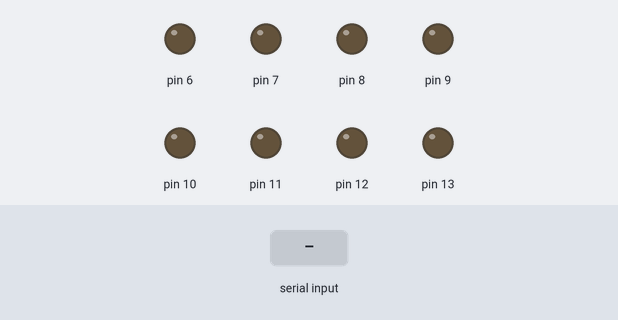
A sketch run on a simulated Arduino Uno, built with avr-gcc and run on an emulated ATmega328P. Shown: output pins drawn as LEDs (lit = HIGH). The inputs (shaded band) are chosen by the test bench. What the sketch prints to the serial monitor is not drawn.

Above: at 1.2 s.
1.3 s: "90,45\n" received over Serial
At 1.8 s:
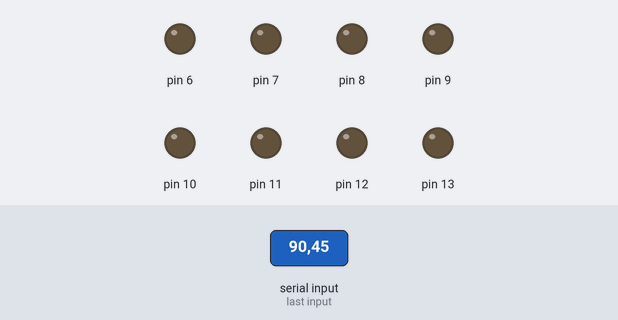
2.8 s: "30,150\n" received over Serial
At 4.0 s:
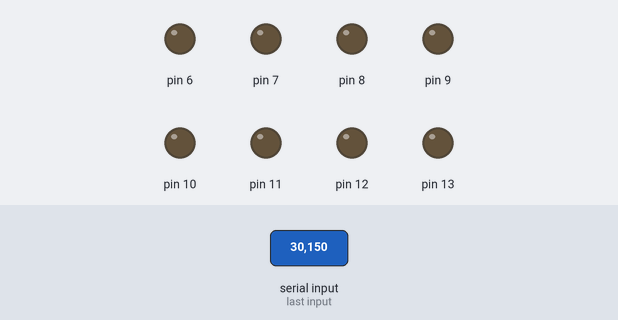
4.3 s: "5\n" received over Serial
At 5.2 s:
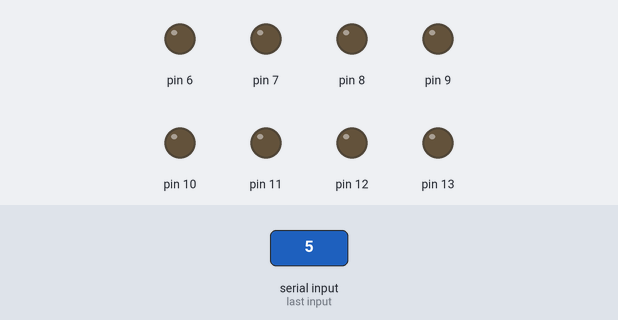
5.8 s: "200\n" received over Serial
At 6.3 s:
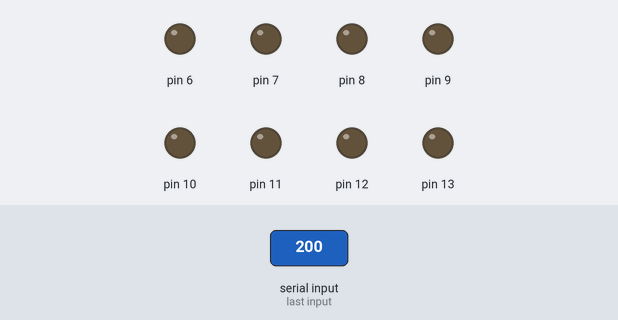
Timing chart, 0 to 8.3 s (numbered marks = the images above; inputs shaded):
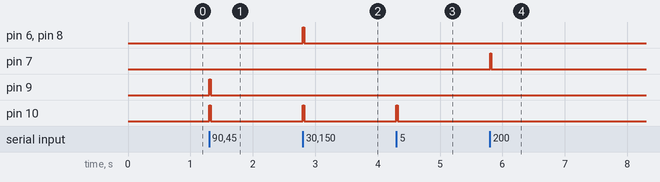

Measured:
- after the input at 1.3 s, pin 9, pin 10: LOW → HIGH at once, → LOW 0.02 s later
- after the input at 2.8 s, pin 6, pin 8, pin 10: LOW → HIGH at once, → LOW 0.02 s later
- after the input at 4.3 s, pin 10: LOW → HIGH at once, → LOW 0.02 s later
- after the input at 5.8 s, pin 7: LOW → HIGH at once, → LOW 0.02 s later

The sketch:

via_serial.ino
```cpp
/*
 * Control drums via serial terminal.
 * Channels are triggered via numbers '1' to '8' (corresponding to channel + 1) and linefeed.
 * Set your terminal to 19200 baud.
 */
//=============================================================================================================

#define  TROMMELBOLD_ID  "Trommelbold-v1.0"   // Device id string

//=============================================================================================================

#include "trommelbold.h"

//=============================================================================================================

Trommelbold drum;

//=============================================================================================================
void setup()
{
    Serial.begin(19200);
    Serial.println("Yabadabadoo!");
}

//=============================================================================================================

void loop() {
    serial_tick();
    drum.tick();
}

//=============================================================================================================

void serial_tick(void)
{
    static char cmd_buffer[20] = {0};   // Buffer for incoming command strings
    static uint8_t tail = 0;     // Next free position in buffer
    while (Serial.available())
    {
        char in = Serial.read();
        if (in != '\r' && in != '\n')  // line termination?
        {
            // Copy new character to input buffer.
            // On input buffer overflows, we just drop further bytes
            if (tail < sizeof(cmd_buffer))
                cmd_buffer[tail++] = in;
        }
        else  // Received termination character. Evaluate received command.
        {
            cmd_buffer[tail] = '\0';
            cmd_buffer[sizeof(cmd_buffer)-1] = '\0';   // just to be sure
            eval_serial_cmd( strlwr(cmd_buffer) );
            tail = 0;  // reset receive buffer
        }
    }
}


void eval_serial_cmd( const char* cmd )
{
    if (!strncmp( cmd, "trommelbold?", 9 ))
    {
        Serial.println("YESSIR!");
    }

    else if (!strncmp( cmd, "id?", 3 ))
    {
        Serial.println(TROMMELBOLD_ID);
    }

    else if (!strncmp( cmd, "mute", 4 )
          || !strncmp( cmd, "mute", 3 ) )
    {
        drum.release_all();
    }

    else  // drum command
    {
        char c;
        while (c = *cmd++)
        {
            if (c >= '1' && c <= '8')  { // plain number --> hit channel
                drum.hit( c - '1' );
            }
            else if (c=='h' || c=='r') {
                int chan = atoi( cmd );
                if (chan > 0) {
                    if (c=='h') drum.hit(chan-1);      // h<i> --> hit channel i
                    if (c=='r') drum.release(chan-1);  // r<i> --> release channel i
                }
                while (c = *cmd) {  // skip number
                    if (isdigit(c)) cmd++;
                    else break;
                }
            }
        }
    }
}
```

trommelbold.h
```cpp
#ifndef DRUMBOLD_H
#define DRUMBOLD_H

//=============================================================================================================

#include <Arduino.h>

//=============================================================================================================

#define  N_CHAN             8    // number of attached drum channels
#define  DEF_DRUM_PORTS     {6, 7, 8, 9, 10, 11, 12, 13}
#define  DEF_BEAT_DURATION  20   // ms
#define  MAX_BEAT_DURATION  250
#define  MAX_BEATS          2    // maximum number of simultaneous beats

//=============================================================================================================

class Trommelbold
{
  public:

    uint8_t drum_ports[N_CHAN];
    uint16_t def_beat_duration;
    uint16_t max_beat_duration;
    uint8_t max_active_beats;

  protected:

    struct {
      uint8_t active;
      uint32_t ms_beat_start;
      uint32_t ms_beat_duration;
    } chan_state[N_CHAN];
    uint8_t  n_active_beats = 0;  // Keep count of total active channels


  public:

//---------------------------------------------------------------------------------------------------------------

    Trommelbold() :
      drum_ports DEF_DRUM_PORTS, def_beat_duration(DEF_BEAT_DURATION),
      max_beat_duration(MAX_BEAT_DURATION), max_active_beats(MAX_BEATS), n_active_beats(0)
      {
        // Intialize channels
        for (int ch=0; ch<N_CHAN; ch++)
        {
          digitalWrite( drum_ports[ch], 0 );
          pinMode( drum_ports[ch], OUTPUT );
          chan_state[ch].active = 1;
        }

      }

//---------------------------------------------------------------------------------------------------------------

    void hit(uint8_t chan)  {  hit(chan, def_beat_duration);  }

    void hit(uint8_t chan, uint16_t ms_duration)
      {
        if (chan>=N_CHAN) return;
        digitalWrite( drum_ports[chan], 1 );
        chan_state[chan].ms_beat_start = millis();
        chan_state[chan].ms_beat_duration = min( ms_duration, max_beat_duration);

        if (!chan_state[chan].active)
        {
          // Channel was not active before.
          n_active_beats ++;
          while (n_active_beats > max_active_beats)
          {
            // Too many simulatneous beats. Release oldest
            uint32_t max_age = 0, now = millis();
            int8_t  oldest = -1;
            for (uint8_t ch=0; ch<N_CHAN; ch++)
            {
              if (chan_state[ch].active)
              {
                uint32_t age = now - chan_state[ch].ms_beat_start;
                if (age > max_age)
                {
                  oldest = ch;
                  max_age = age;
                }
              }
            }
            if (oldest == -1) break;  // No active channel found. This should NOT happen normally.
            else release(oldest);
          }

          // Now mark new beat channel as active
          chan_state[chan].active = 1;
        }

      }

//---------------------------------------------------------------------------------------------------------------

    void release(uint8_t chan)
      {
        if (chan>=N_CHAN) return;
        digitalWrite( drum_ports[chan], 0 );
        if (chan_state[chan].active)
        {
          chan_state[chan].active = 0;
          if (n_active_beats > 0) n_active_beats --;  // Should always be true normally.
        }
      }

//---------------------------------------------------------------------------------------------------------------

    void release_all(void)
      {
        for (int ch=0; ch<N_CHAN; ch++)
        {
          digitalWrite( drum_ports[ch], 0 );
          chan_state[ch].active = 0;
        }
        n_active_beats = 0;
      }

//---------------------------------------------------------------------------------------------------------------

    void tick(void)
      {
        int32_t now = millis();
        for (uint8_t ch=0; ch<N_CHAN; ch++)
          if (chan_state[ch].active)
            if ( now - chan_state[ch].ms_beat_start >= chan_state[ch].ms_beat_duration )
              release(ch);
      }

//---------------------------------------------------------------------------------------------------------------

}; // End class Trommelbold

//=============================================================================================================

#endif // DRUMBOLD_H
```
